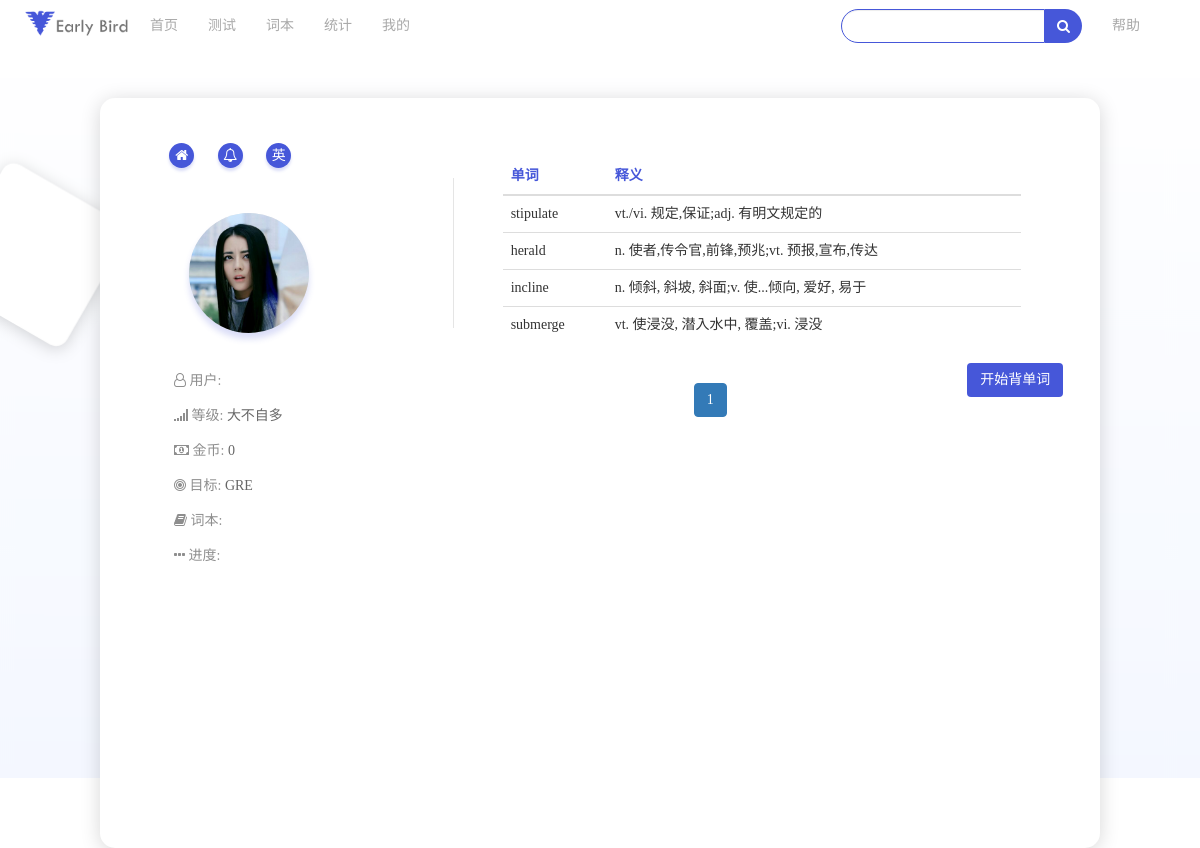
The page /wordbook/?page=2 on the database as committed earlier.
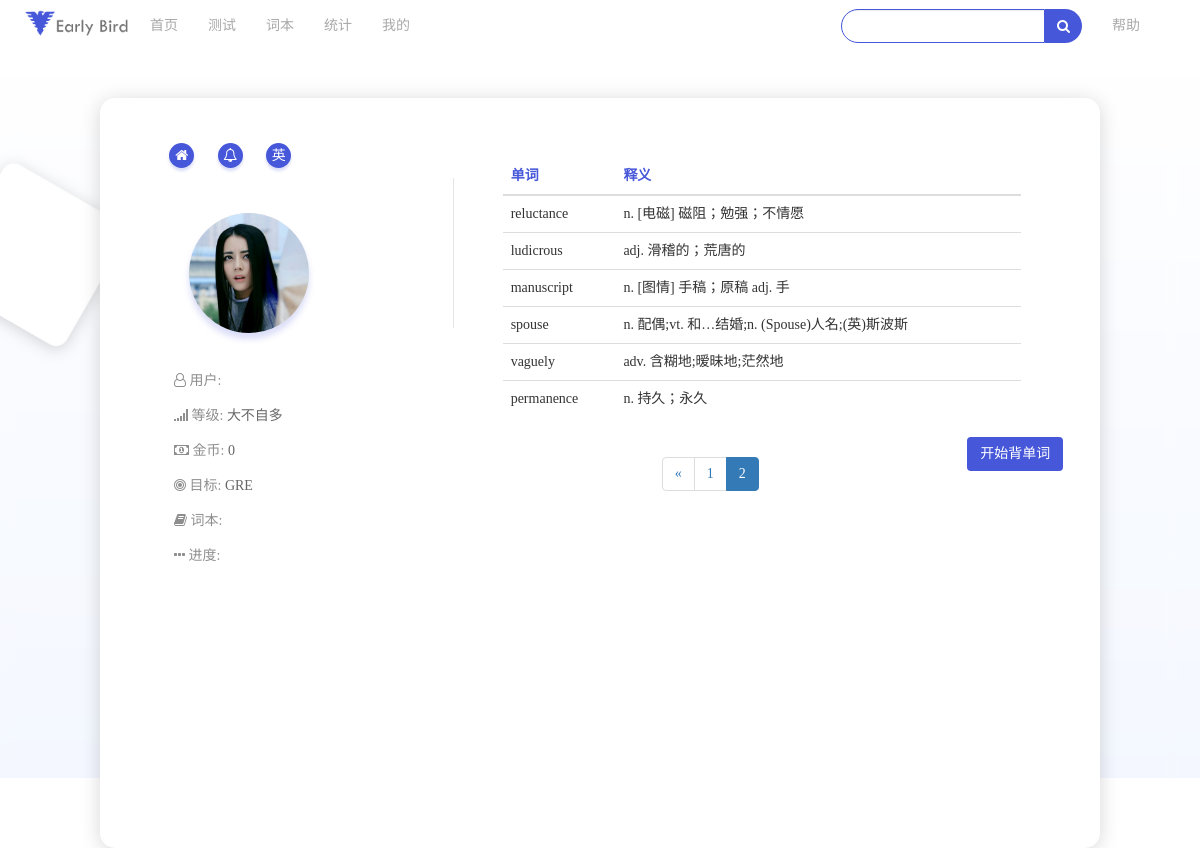
The same page on the database as committed later.
### JoJo/models.py (models this page shows, shortened)
class User(models.Model):
    username = models.CharField(max_length=50)                  #用户名也就是账号
    password = models.CharField(max_length=50)                  #密码
    nickname = models.CharField(max_length=20,default='Tom')    #昵称
    level = models.CharField(max_length=20, default='大不自多')  #等级
    gender =  models.CharField(max_length=5, default='',null=True,blank=True)        #性别
    target = models.CharField(max_length=50, default='',null=True,blank=True)        #目标
    coin =  models.IntegerField(default=0)                      #金币
    wordbook = models.CharField(max_length=20, default='GRE')   #单词书
    email = models.CharField(max_length=30, default='')
    word_num_today = models.IntegerField(default=0)             #今日单词数量
    word_num_remember = models.IntegerField(default=0)          #已经记忆
    day_signup = models.IntegerField(default=0)                 #累计打卡
    last_signup = models.CharField(max_length=20,default='',null=True,blank=True)
    word_total_remember = models.CharField(max_length=20000,default='',null=True,blank=True)
    word_total_plan = models.CharField(max_length=20000,default='',null=True,blank=True)
    record = models.CharField(max_length=20000,default='',null=True,blank=True)

class Word(models.Model):
    wordname    =  models.CharField(max_length=50, primary_key=True)
    group       =  models.CharField(max_length=20)
    soundmark   =  models.CharField(max_length=50, null=True,blank=True)
    explanation =  models.CharField(max_length=200, null=True,blank=True)
    demo_1      =  models.CharField(max_length=100, null=True,blank=True)
    demo_1_translate = models.CharField(max_length=100, null=True, blank=True)
    demo_2      =  models.CharField(max_length=100, null=True,blank=True)
    demo_2_translate = models.CharField(max_length=100, null=True, blank=True)
    demo_3      =  models.CharField(max_length=100, null=True,blank=True)
    demo_3_translate = models.CharField(max_length=100, null=True, blank=True)

### JoJo/views.py (the view)
# urls.py: url(r'^wordbook/$',  'JoJo.views.wordbook', name='wordbook'),  # 个人主页
def wordbook(request):
    json = {}
    username = request.COOKIES.get('username','')
    json['username'] = username
    user = User.objects.filter(username__exact=username)[0]
    json['nickname'] = user.nickname
    json['coin'] = user.coin
    json['level'] = user.level
    json['target'] = user.target
    json['word_num_today'] = user.word_num_today
    json['word_num_remember'] = user.word_num_remember
    json['day_signup'] = user.day_signup
    json['target'] = user.wordbook
    print("---", json['target'])
    words = getWordfromBookbyGroup(json['target'],user.word_total_plan)
    paginator = Paginator(words, 7)  # Show 10 words per page
    page = request.GET.get('page')
    try:
        words = paginator.page(page)
    except PageNotAnInteger:
        words = paginator.page(1)   # If page is not an integer, deliver first page.
    except EmptyPage:
        words = paginator.page(paginator.num_pages) # If page is out of range (e.g. 9999), deliver last page of results.
    json['words'] = words
    return render_to_response('wordbook.html', json)

### JoJo/Tools.py (called while the page is built)
def getWordfromBookbyGroup(group,plan):
    print(plan)
    wordsearch = Word.objects.filter(group=group)
    result = []
    for i in wordsearch:
        if i.wordname in plan: # 正在学习的单词不予显示
            continue
        result.append((i.wordname, i.explanation))
    return tuple(result)

### JoJo/templatetags/pagetag.py (called while the page is built)
@register.simple_tag
def circle_page(curr_page,loop_page):
    offset = abs(curr_page - loop_page)
    if offset < 3:
        if curr_page == loop_page:
            page_ele = '<li class="active"><a href="?page=%s">%s</a></li>'%(loop_page,loop_page)
        else:
            page_ele = '<li><a href="?page=%s">%s</a></li>'%(loop_page,loop_page)
        return format_html(page_ele)
    else:
        return ''

### templates/wordbook.html (shortened to what this page needs)
<!DOCTYPE html>
<html lang="en">
<head>
    <link rel="stylesheet" href="/static/css/bootstrap.min.css">
    <link rel="stylesheet" href="/static/css/font-awesome.min.css">
    <link rel="stylesheet" href="/static/css/main.css">
    {% load pagetag %}
</head>
<body>
    <div class="navbar navbar-transparent">
        <div class="container">
            <a href=".."  class="navbar-brand"></a>
            <div class="nav navbar-nav nav-link hidden-xs">
                <div class="space"></div>
                <li><a href=".." class="menu-item text-left">首页</a></li>
                <li><a href="../test" class="menu-item text-left">测试</a></li>
                <li><a href="../wordbook" class="menu-item text-left">词本</a></li>
                <li><a href="../statistic" class="menu-item text-left">统计</a></li>
                <li><a href="../profile" class="menu-item text-left">我的</a></li>
            </div>
            <div class="nav navbar-nav navbar-right nav-link hidden-xs">
                    <div class="navbar-form hidden-xs hidden-sm" role="search">
                            <div class="input-group">
                            <input type="text" class="form-control"><span
                            class="input-group-addon btn btn-primary"><i class="fa fa-search"></i></span>
                            </div>
                    </div>
                    <li><a href="#" calss="menu-item">帮助</a></li>
                    <li><a href="#" calss="menu-item">{{ nickname }}</a></li>
            </div>
        </div>
    </div>
    <div class="studybox">
        <div class="pannel container col-md-10 col-md-offset-1">
            <div class="col-md-4 user-sidebar hidden-sm hidden-xs">
                <div class="mainbutton">
                    <div class="img-circle btn-group"><i class="fa fa-home"></i></div>
                    <div class="img-circle btn-group"><i class="fa fa-bell-o"></i></div>
                    <div class="img-circle btn-group"><i class="fa fayin">英</i></div>
                </div>
                <div class="avatar img-circle" style="overflow: hidden;">
                    <img src="http://127.0.0.1:8000/static/img/portrait/1.png" width="100%" height="100%" />
                </div>
                <div class="side-info">
                    <div class="item"><span class="fa fa-user-o"><span class="title"> 用户:  </span> </span></div>
                    <div class="item"><span class="fa fa-signal"><span class="title"> 等级: <span class="content">{{ level }}</span> </span> </span></div>
                    <div class="item"><span class="fa fa-money"><span class="title"> 金币: <span class="content">{{ coin }}</span> </span></span></div>
                    <div class="item"><span class="fa fa-bullseye"><span class="title"> 目标: <span class="content">{{ target }}</span> </span></span></div>
                    <div class="item"><span class="fa fa-book"><span class="title"> 词本:  </span></span></div>
                    <div class="item"><span class="fa fa-ellipsis-h"><span class="title"> 进度:  </span></span></div>
                </div>
            </div>
            <div class="col-md-8  af-plancard">
                <span class="linespace hidden-sm hidden-xs"></span>
                <table id="wordbook" class="table table-hover center">
                    <thead>
                        <tr >
                            <th id="wordtitle">单词</th>
                            <th id="wordtitle">释义</th>
                        </tr>
                    </thead>
                    <tbody>
                         {% for i in words %}
                             <tr>
                                 <td id="bookwordname">{{ i.0}}</td>
                                 <td>{{ i.1 }}</td>
                             </tr>
                         {% endfor %}
                    </tbody>
                </table>
                <nav id="pagedisplay" class="col-md-10 col-sm-offset-4 text-center" aria-label="Page navigation">
                  <ul class="pagination">
                      {% if words.has_previous %}
                          <li>
                              <a href="?page={{ words.previous_page_number }}" aria-label="Previous">
                                <span aria-hidden="true">&laquo;</span>
                              </a>
                          </li>
                      {% endif %}
                     {%  for pg in words.paginator.page_range %}
                        {% circle_page words.number pg %}
                     {% endfor %}
                  </ul>
                </nav>
                <div>
                    <a class="btn" href="../study" id="startstudy" class="btn">开始背单词</a>
                </div>
            </div>
        </div>
    </div>
</body>
</html>

### templates/static/css/main.css (style rules this page uses)
body { font-family: "PingFang SC","Microsoft Yahei"; }
.navbar .navbar-brand { background-image: url(../img/logo.png); width: 120px; height: 40px; background-size: 90%; background-repeat: no-repeat; background-position: center center; }
.navbar-form { float:left; }
.navbar-form input { border-radius: 20px; border:0.5px solid #4657D9; }
.navbar-form .input-group-addon { border-top-right-radius: 20px; border-bottom-right-radius: 20px; background: #4657D9; border: #4657D9; color: white; }
.navbar .nav-link a { color:rgba(112,112,112,0.6); }
.navbar .space { height: 50px; width:10px; display: inline-block; }
.studybox { width:100%; height:700px; background-image: url(../img/card-background.png); background-size: cover; }
.studybox .pannel { margin-top: 20px; border-radius: 15px; box-shadow: 0px 3px 20px rgba(0,0,0,0.16); height:750px; background:white; }
.studybox .user-sidebar { height:600px; background:white; }
.studybox .mainbutton { margin:12% 10%; }
.mainbutton .img-circle { height:25px ; width:25px; margin:10px 10px; text-align: center; vertical-align: middle; background: #4657D9; border: none; box-shadow: 0px 3px 3px rgba(70, 87, 217, 0.2); padding: none; }
.mainbutton .fa { color:white; line-height: 180%; font-weight: 400; left:5px; }
.mainbutton .fayin { font-family: "PingFang SC","Microsoft Yahei"; }
.studybox .avatar { height: 120px; width: 120px; background-color: rgba(0, 0, 0, 0.1); margin-top:30px; margin-left:20%; margin-bottom: 30px; box-shadow: 0px 6px 6px rgba(70, 87, 217, 0.2); }
.side-info { margin: 20px 15%; }
.studybox .side-info .item .fa { color: rgba(142, 142, 142, 1); }
.studybox .side-info .item .title { font-family: "PingFang SC","Microsoft Yahei"; color:rgba(142, 142, 142, 1); }
.studybox .side-info .item .content { font-family: "PingFang SC","Microsoft Yahei"; color:rgba(0, 0, 0, 0.6); line-height: 250%; }
.studybox a { text-decoration: none; color:black; }
.studybox .af-plancard .linespace { height: 150px; width: 2px; float:left; margin-top:80px; border-left:0.5px solid rgba(0, 0, 0, 0.1); }
#wordbook { width: 84%; margin-top: 60px; margin-left: 8%; margin-right: 8%; border-radius: 20px; }
#wordtitle { color: #4657D9; }
#pagedisplay { margin-left: auto; margin-right: auto; }
#startstudy { background: #4657D9; color: white; }

Rows that differ between the two databases and show on the page:
no longer on this page (row unchanged): Word: wordname "stipulate", explanation "vt./vi. 规定,保证;adj. 有明文规定的"
no longer on this page (row unchanged): Word: wordname "herald", explanation "n. 使者,传令官,前锋,预兆;vt. 预报,宣布,传达"
no longer on this page (row unchanged): Word: wordname "incline", explanation "n. 倾斜, 斜坡, 斜面;v. 使...倾向, 爱好, 易于"
no longer on this page (row unchanged): Word: wordname "submerge", explanation "vt. 使浸没, 潜入水中, 覆盖;vi. 浸没"
added Word: wordname "reluctance", explanation "n. [电磁] 磁阻；勉强；不情愿"
added Word: wordname "ludicrous", explanation "adj. 滑稽的；荒唐的"
added Word: wordname "manuscript", explanation "n. [图情] 手稿；原稿 adj. 手"
added Word: wordname "spouse", explanation "n. 配偶;vt. 和…结婚;n. (Spouse)人名;(英)斯波斯"
added Word: wordname "vaguely", explanation "adv. 含糊地;暧昧地;茫然地"
added Word: wordname "permanence", explanation "n. 持久；永久"
Other text that changed with them:
new list line: "2"
